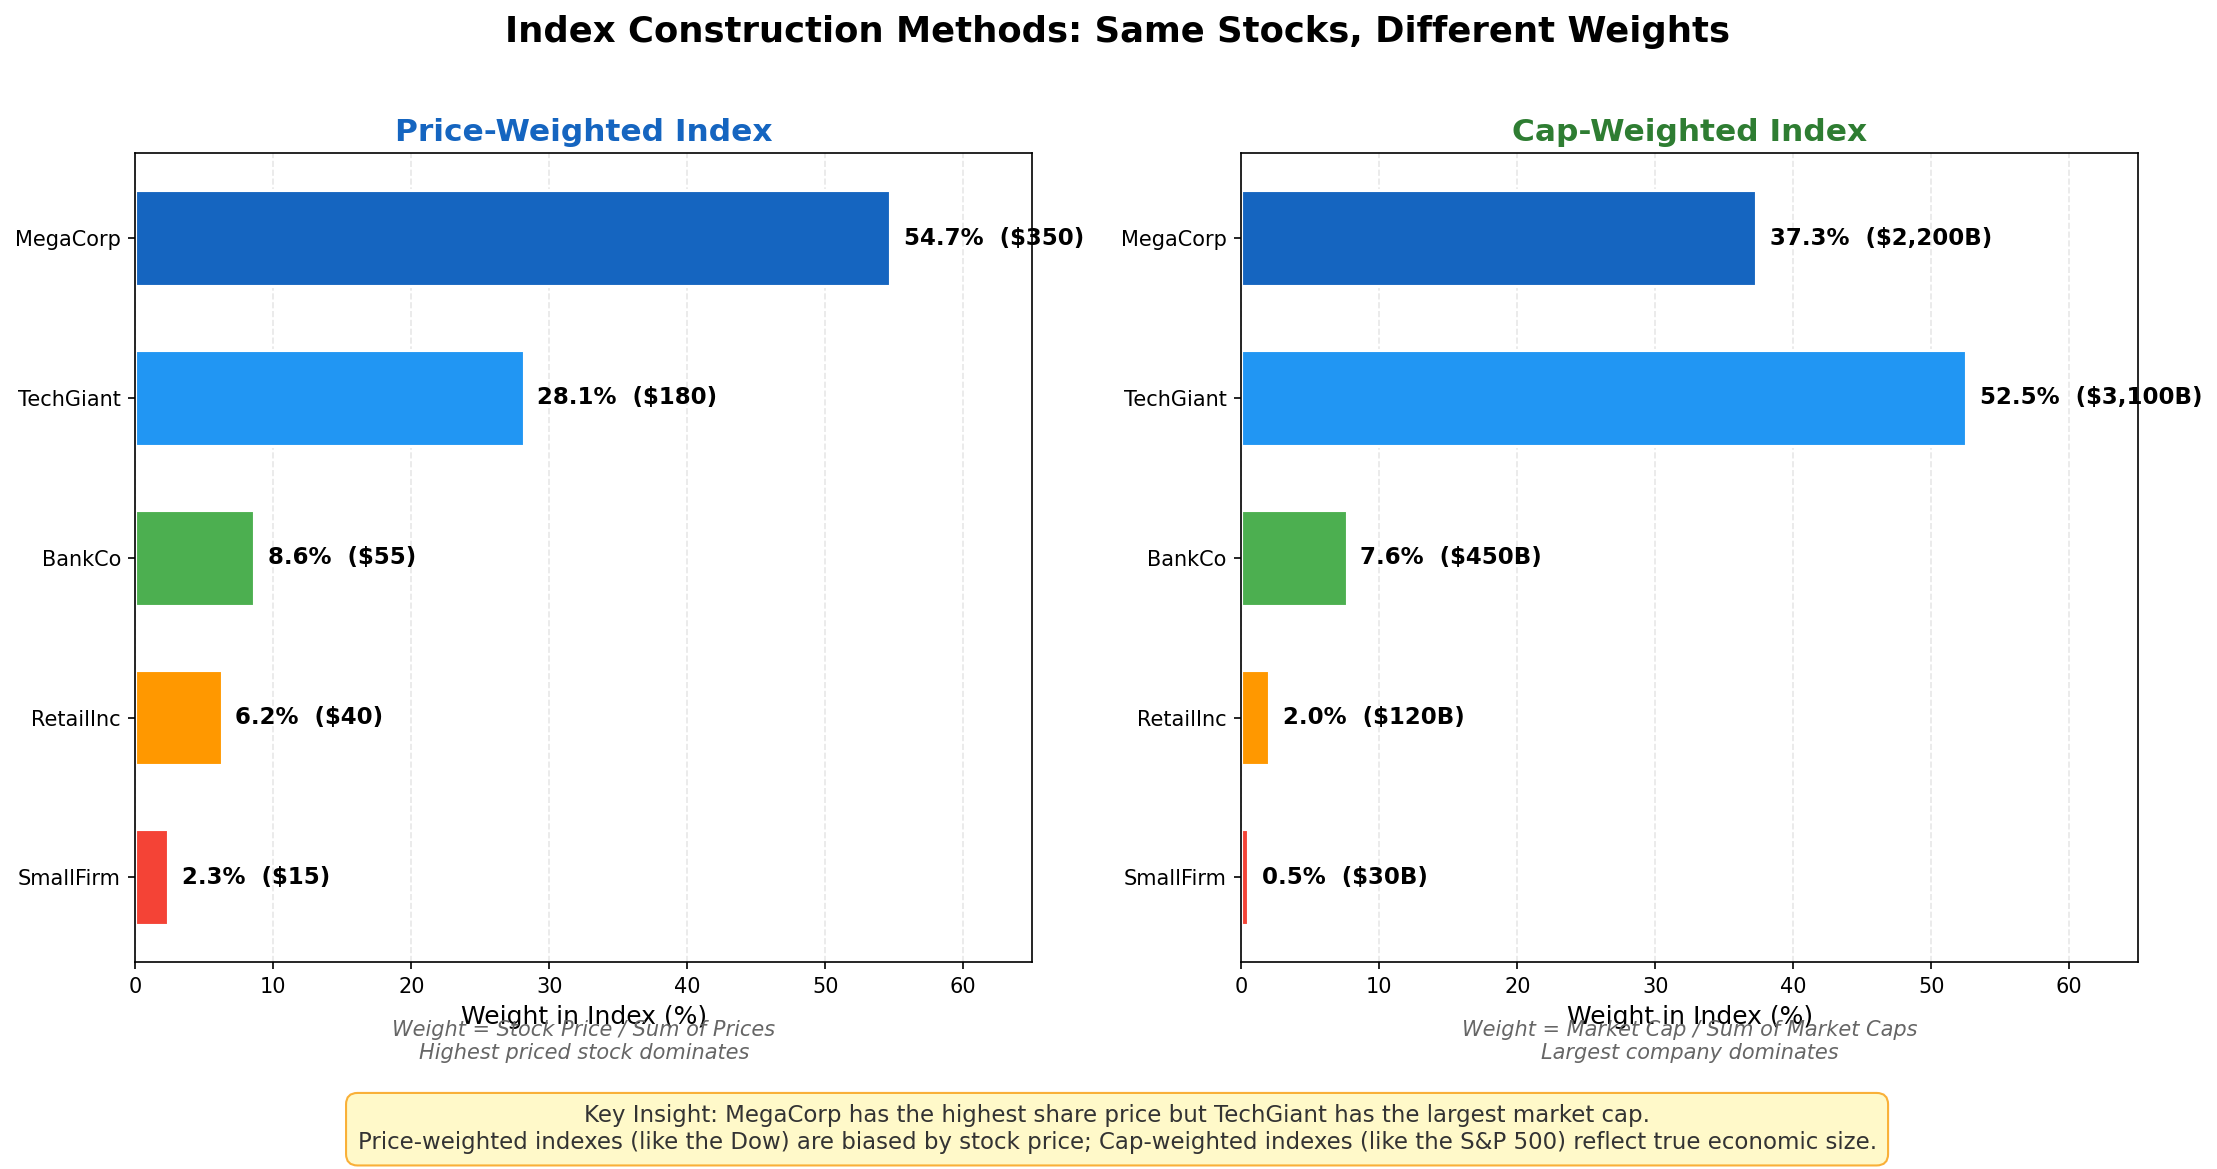

Generate this figure with Python:
"""
Week 09: Index Construction - Price-Weighted vs Cap-Weighted
==============================================================
Side-by-side bar charts comparing how the same 5 stocks receive different
weights in a price-weighted index vs. a capitalization-weighted index.
Demonstrates why index methodology matters.

Output: week09_index_construction.png
"""

import matplotlib.pyplot as plt
import numpy as np

# --- Sample stock data ---
stocks = ["MegaCorp", "TechGiant", "BankCo", "RetailInc", "SmallFirm"]

# Stock prices (price-weighted indexing uses share price)
prices = np.array([350, 180, 55, 40, 15])

# Market capitalizations in billions (cap-weighted uses total market value)
market_caps = np.array([2200, 3100, 450, 120, 30])

# --- Calculate weights ---
# Price-weighted: weight = price / sum(prices)
price_weights = prices / prices.sum() * 100

# Cap-weighted: weight = market_cap / sum(market_caps)
cap_weights = market_caps / market_caps.sum() * 100

# --- Create figure with side-by-side subplots ---
fig, (ax1, ax2) = plt.subplots(1, 2, figsize=(15, 7))

# Colors for each stock
colors = ["#1565C0", "#2196F3", "#4CAF50", "#FF9800", "#F44336"]

# --- Left panel: Price-Weighted ---
bars1 = ax1.barh(stocks, price_weights, color=colors, edgecolor="white", linewidth=1.5, height=0.6)
ax1.set_xlabel("Weight in Index (%)", fontsize=12)
ax1.set_title("Price-Weighted Index", fontsize=15, fontweight="bold", color="#1565C0")
ax1.set_xlim(0, 65)
ax1.invert_yaxis()

# Add value labels
for bar, w, p in zip(bars1, price_weights, prices):
    ax1.text(bar.get_width() + 1, bar.get_y() + bar.get_height() / 2,
             f"{w:.1f}%  (${p})", va="center", fontsize=11, fontweight="bold")

# Add subtitle
ax1.text(0.5, -0.12, f"Weight = Stock Price / Sum of Prices\nHighest priced stock dominates",
         transform=ax1.transAxes, ha="center", fontsize=10, color="#666", style="italic")

ax1.grid(axis="x", alpha=0.3, linestyle="--")
ax1.set_axisbelow(True)

# --- Right panel: Cap-Weighted ---
bars2 = ax2.barh(stocks, cap_weights, color=colors, edgecolor="white", linewidth=1.5, height=0.6)
ax2.set_xlabel("Weight in Index (%)", fontsize=12)
ax2.set_title("Cap-Weighted Index", fontsize=15, fontweight="bold", color="#2E7D32")
ax2.set_xlim(0, 65)
ax2.invert_yaxis()

# Add value labels
for bar, w, mc in zip(bars2, cap_weights, market_caps):
    label = f"${mc:,}B" if mc >= 1000 else f"${mc}B"
    ax2.text(bar.get_width() + 1, bar.get_y() + bar.get_height() / 2,
             f"{w:.1f}%  ({label})", va="center", fontsize=11, fontweight="bold")

# Add subtitle
ax2.text(0.5, -0.12, f"Weight = Market Cap / Sum of Market Caps\nLargest company dominates",
         transform=ax2.transAxes, ha="center", fontsize=10, color="#666", style="italic")

ax2.grid(axis="x", alpha=0.3, linestyle="--")
ax2.set_axisbelow(True)

# --- Main title ---
fig.suptitle("Index Construction Methods: Same Stocks, Different Weights",
             fontsize=17, fontweight="bold", y=1.02)

# --- Key insight box ---
fig.text(0.5, -0.06,
         "Key Insight: MegaCorp has the highest share price but TechGiant has the largest market cap.\n"
         "Price-weighted indexes (like the Dow) are biased by stock price; "
         "Cap-weighted indexes (like the S&P 500) reflect true economic size.",
         ha="center", fontsize=11, color="#333",
         bbox=dict(boxstyle="round,pad=0.5", facecolor="#FFF9C4", edgecolor="#F9A825", alpha=0.9))

fig.tight_layout()

# --- Save output ---
output_path = "B:/chanmainvest/tutorial/course/animation/week09_index_construction.png"
fig.savefig(output_path, dpi=150, bbox_inches="tight")
plt.close(fig)
print(f"Saved: {output_path}")
